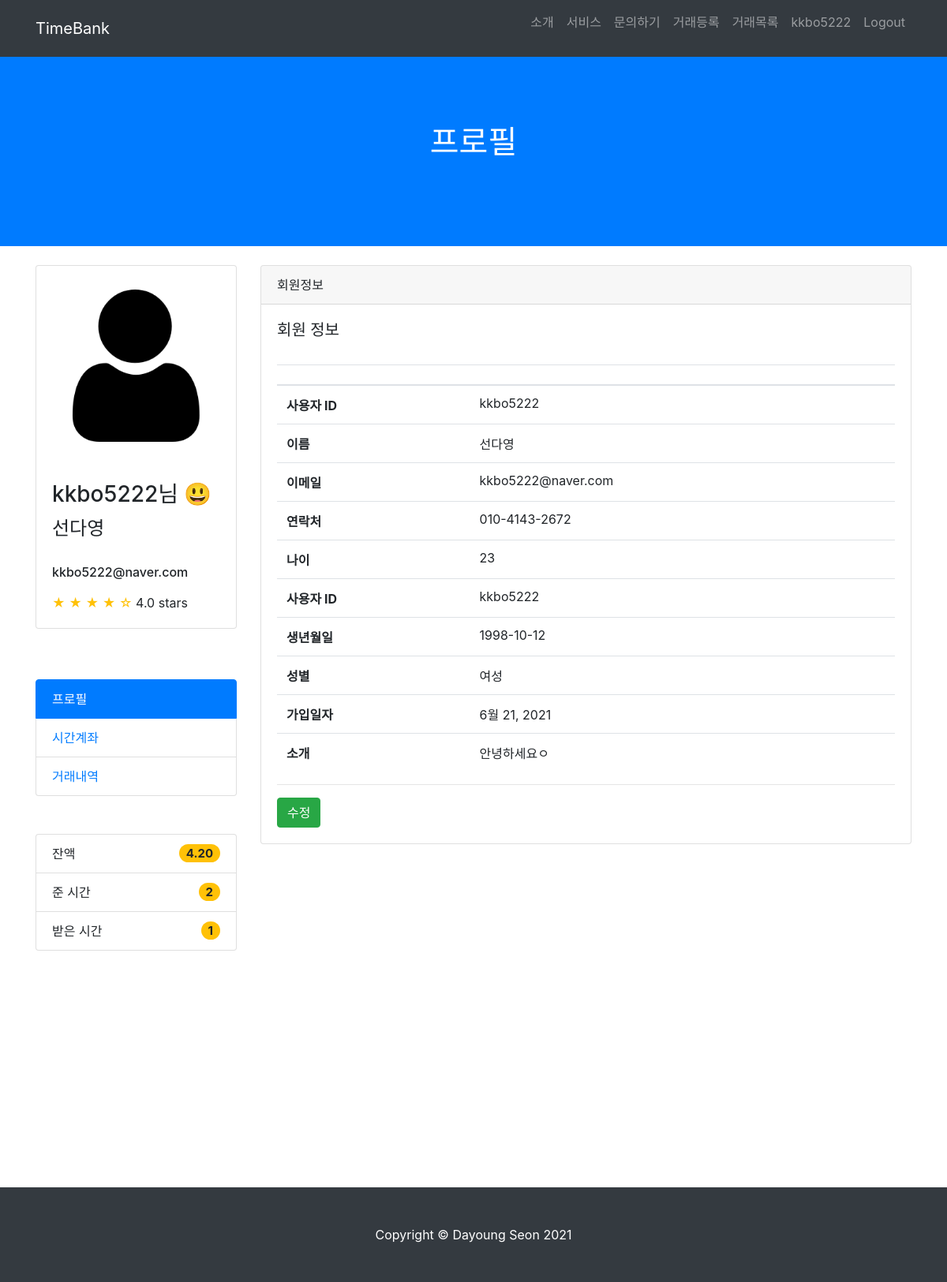
The app's page /account/profile/kkbo5222 (signed in), older data.
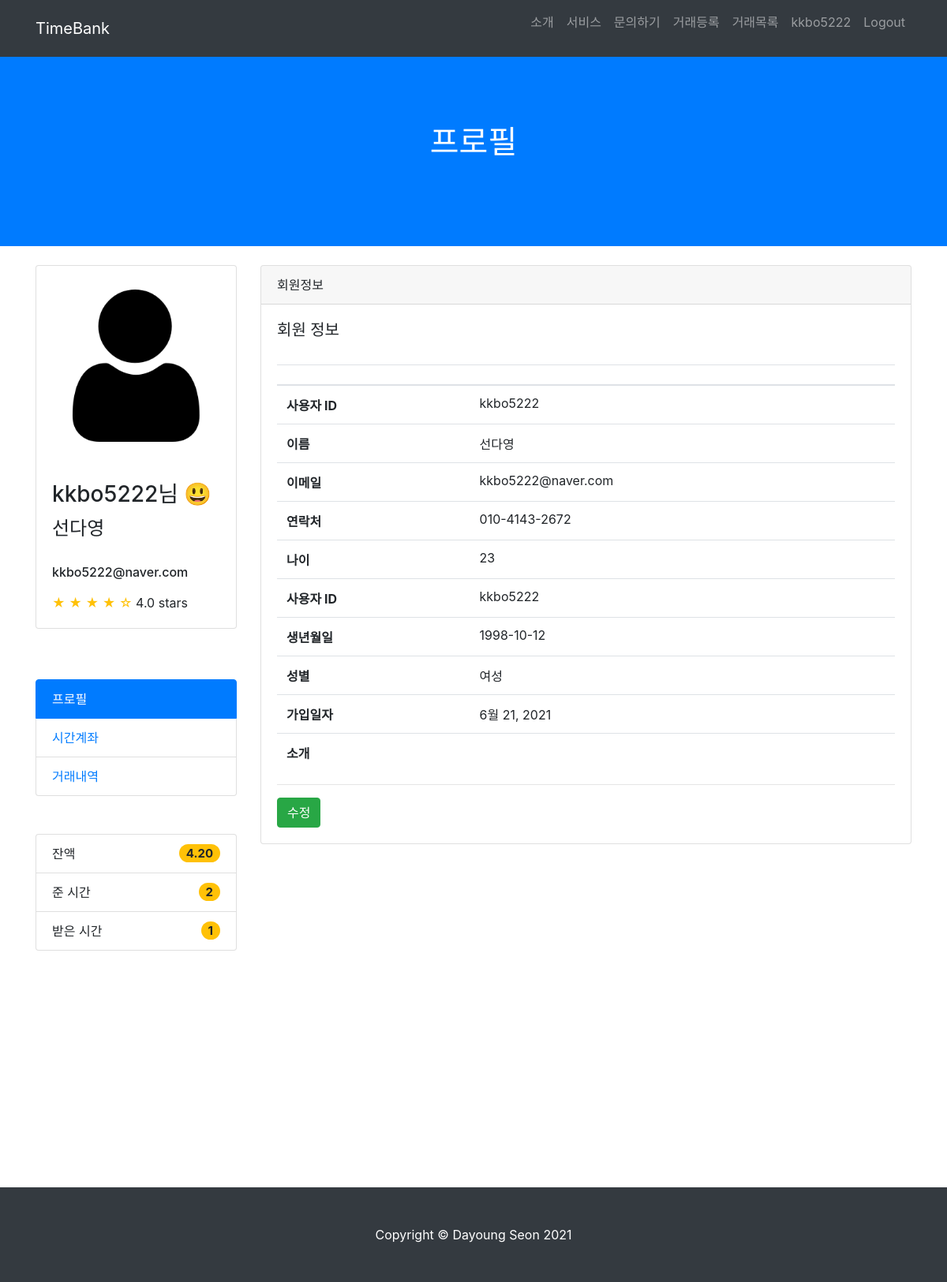
The same page, newer data.
### TimeBank_account/models.py (models this page shows, shortened)
class User(AbstractUser):
    username = models.CharField(max_length=64, verbose_name='사용자ID', unique=True)
    email = models.EmailField(max_length=128, verbose_name='E-mail')
    name = models.CharField(max_length=64, verbose_name='이름')
    password = models.CharField(max_length=100, verbose_name='비밀번호')
    contact = models.CharField(max_length=150, verbose_name='연락처')
    birth = models.CharField(max_length=150, verbose_name='생년월일')
    user_age = models.CharField(max_length=50, verbose_name='연령대')
    gender_choice = [('여성','여성'),('남성','남성'),('기타','기타')]
    gender = models.CharField(max_length=2, choices=gender_choice, verbose_name='성별')
    balance = models.DecimalField(decimal_places=2, max_digits=5,verbose_name='잔액', default=10)
    registered_dtn = models.DateField(auto_now_add=True, verbose_name='가입일자')
    image = models.ImageField(upload_to="images/", blank=True)
    about = models.TextField(verbose_name="소개말", blank=True)
    object = CustomUserManager()
    class Meta:
        db_table = 'TimeBank_user'

### TimeBank_account/views.py (the view)
# urls.py: path('profile/<str:username>', views.profile, name="profile"),
def profile(requset,username):
    user = get_object_or_404(User,username=username)
    return render(requset, "profile.html", {"user_profile":user, 'username': username})

### TimeBank_account/templates/profile.html (shortened to what the changed rows need)
{% load static %}
<html lang="en">
<head>
  <link href="{% static 'vendor/bootstrap/css/bootstrap.min.css' %}" rel="stylesheet">
  <link href="{% static 'css/scrolling-nav.css' %}" rel="stylesheet">
</head>
<body id="page-top">
  <nav class="navbar navbar-expand-lg navbar-dark bg-dark fixed-top" id="mainNav">
    <div class="container">
      <div class="collapse navbar-collapse" id="navbarResponsive">
        <ul class="navbar-nav ml-auto">
          {% if user.is_authenticated %}
          <li class="nav-item">
            <a class="nav-link js-scroll-trigger" href="{% url 'profile' user.username %}">{{ user.get_username }}</a>
          </li>
          <li class="nav-item">
            <form action="{% url 'logout' %}" method="POST">
              <input type="submit" class="nav-link logout" href="{% url 'logout' %}" value="Logout" style="border: none; background: transparent;">
            </form>
          </li>
          {% endif %}
        </ul>
      </div>
    </div>
  </nav>
  <header class="bg-primary text-white">
    <div class="container text-center">
      <h1>프로필</h1>
    </div>
  </header>
 <div class="container">
  <div class="row">
    <div class="col-lg-3">
      <div class="card mt-4">
        <div class="card-body">
          <h3 class="card-title">{{ user.get_username }}님 😃</h3>
          <h4>{{ user.name }}</h4><br>
          <h6>{{ user.email }}</h6>
          <span class="text-warning">&#9733; &#9733; &#9733; &#9733; &#9734;</span>
          4.0 stars
        </div>
      </div>
      <br><br>
      <ul class="list-group">
        <li class="list-group-item d-flex justify-content-between align-items-center">
          잔액
          <span class="badge badge-warning badge-pill" style="font-size: 15px;">{{ user.balance }}</span>
        </li>
      </ul>
    </div>
    <div class="col-lg-9">
      <div class="card card-outline-secondary my-4">
        <div class="card-body">
          <table class="table">
            <thead>
              <tr>
                <th scope="col"></th>
                <th scope="col"></th>
              </tr>
            </thead>
            <tbody>
              <tr>
                <th scope="row">사용자 ID</th>
                <td>{{ user.username }}</td>
              </tr>
              <tr>
                <th scope="row">이름</th>
                <td>{{ user.name }}</td>
              </tr>
              <tr>
                <th scope="row">이메일</th>
                <td>{{ user.email }}</td>
              </tr>
              <tr>
                <th scope="row">연락처</th>
                <td>{{ user.contact }}</td>
              </tr>
              <tr>
                <th scope="row">나이</th>
                <td>{{ user.user_age }}</td>
              </tr>
              <tr>
                <th scope="row">사용자 ID</th>
                <td>{{ user.username }}</td>
              </tr>
              <tr>
                <th scope="row">생년월일</th>
                <td>{{ user.birth }}</td>
              </tr>
              <tr>
                <th scope="row">성별</th>
                <td>{{ user.gender }}</td>
              </tr>
              <tr>
                <th scope="row">가입일자</th>
                <td>{{ user.registered_dtn }}</td>
              </tr>
              <tr>
                <th scope="row">소개</th>
                <td>{{ user.about }}</td>
              </tr>
            </tbody>
          </table>
        </div>
      </div>
    </div>
  </div>
</div>
</body>

Row changes from the older to the newer data that the page shows:
changed User "kkbo5222": about "안녕하세요ㅇ" → (not shown)
